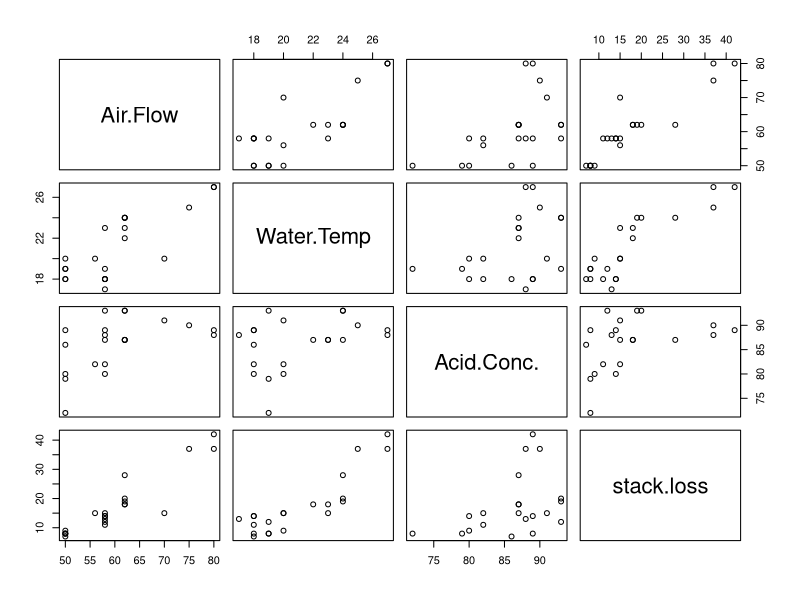

R code for this plot:
## ---- chunk 1
summary(stackloss)
## ---- chunk 2
str(stackloss)
## ---- chunk 3
plot(stackloss)
